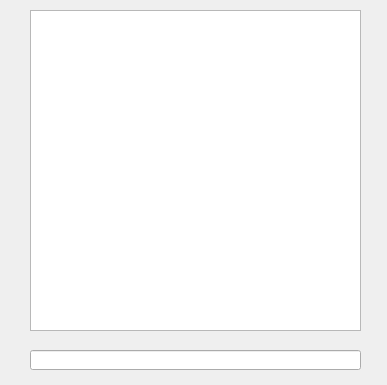
<?xml version="1.0" encoding="UTF-8"?>
<ui version="4.0">
 <class>Form</class>
 <widget class="QWidget" name="Form">
  <property name="geometry">
   <rect>
    <x>0</x>
    <y>0</y>
    <width>387</width>
    <height>385</height>
   </rect>
  </property>
  <property name="windowTitle">
   <string>Form</string>
  </property>
  <widget class="QLineEdit" name="lineEdit">
   <property name="geometry">
    <rect>
     <x>30</x>
     <y>350</y>
     <width>331</width>
     <height>20</height>
    </rect>
   </property>
  </widget>
  <widget class="QTextBrowser" name="textBrowser">
   <property name="geometry">
    <rect>
     <x>30</x>
     <y>10</y>
     <width>331</width>
     <height>321</height>
    </rect>
   </property>
   <property name="html">
    <string>&lt;!DOCTYPE HTML PUBLIC &quot;-//W3C//DTD HTML 4.0//EN&quot; &quot;http://www.w3.org/TR/REC-html40/strict.dtd&quot;&gt;
&lt;html&gt;&lt;head&gt;&lt;meta name=&quot;qrichtext&quot; content=&quot;1&quot; /&gt;&lt;style type=&quot;text/css&quot;&gt;
p, li { white-space: pre-wrap; }
&lt;/style&gt;&lt;/head&gt;&lt;body style=&quot; font-family:'SimSun'; font-size:9pt; font-weight:400; font-style:normal;&quot;&gt;
&lt;p style=&quot;-qt-paragraph-type:empty; margin-top:0px; margin-bottom:0px; margin-left:0px; margin-right:0px; -qt-block-indent:0; text-indent:0px; font-family:'SimSun';&quot;&gt;&lt;br /&gt;&lt;/p&gt;&lt;/body&gt;&lt;/html&gt;</string>
   </property>
  </widget>
 </widget>
 <resources/>
 <connections/>
</ui>
